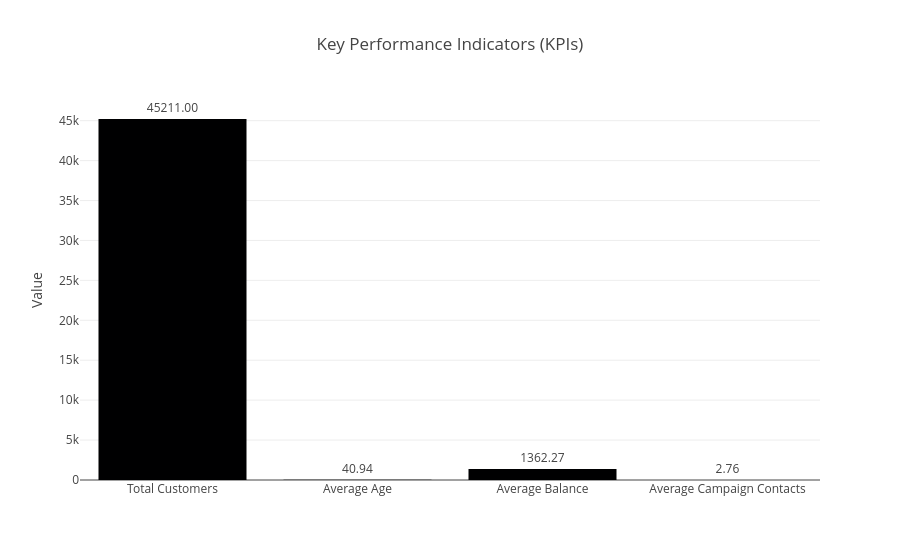

Source (notebook cell):
### Code cell
import pandas as pd
import plotly.express as px


kpi = pd.DataFrame({
    "Metric": ["Total Customers",
               "Average Age",
               "Average Balance",
               "Average Campaign Contacts"],
    "Value": [
        len(df),
        df["Age"].mean(),
        df["Average balance"].mean(),
        df["Campaign contacts"].mean()
    ]
})

# Create Bar Chart
fig = px.bar(
    kpi,
    x="Metric",
    y="Value",
    text="Value",
    title="Key Performance Indicators (KPIs)"
)

fig.update_traces(texttemplate='%{text:.2f}', textposition='outside')
fig.update_layout(xaxis_title="", yaxis_title="Value"),
bargap = 0.4,
width = 400,
height = 200

fig.show()

### Figure 1 — Plotly figure (JSON) as saved in the notebook; plotly's stock layout.template omitted (floating-point values rounded to 4 significant figures)
{"data": [{"hovertemplate": "Metric=%{x}<br>Value=%{text}<extra></extra>", "legendgroup": "", "marker": {"color": "#000001", "pattern": {"shape": ""}}, "name": "", "orientation": "v", "showlegend": false, "text": [45210.0, 40.94, 1362.0, 2.764], "textposition": "outside", "texttemplate": "%{text:.2f}", "type": "bar", "x": ["Total Customers", "Average Age", "Average Balance", "Average Campaign Contacts"], "xaxis": "x", "y": [45210.0, 40.94, 1362.0, 2.764], "yaxis": "y"}], "layout": {"barmode": "relative", "legend": {"tracegroupgap": 0}, "title": {"text": "Key Performance Indicators (KPIs)"}, "xaxis": {"anchor": "y", "domain": [0, 1], "title": {"text": ""}}, "yaxis": {"anchor": "x", "domain": [0, 1], "title": {"text": "Value"}}}}
